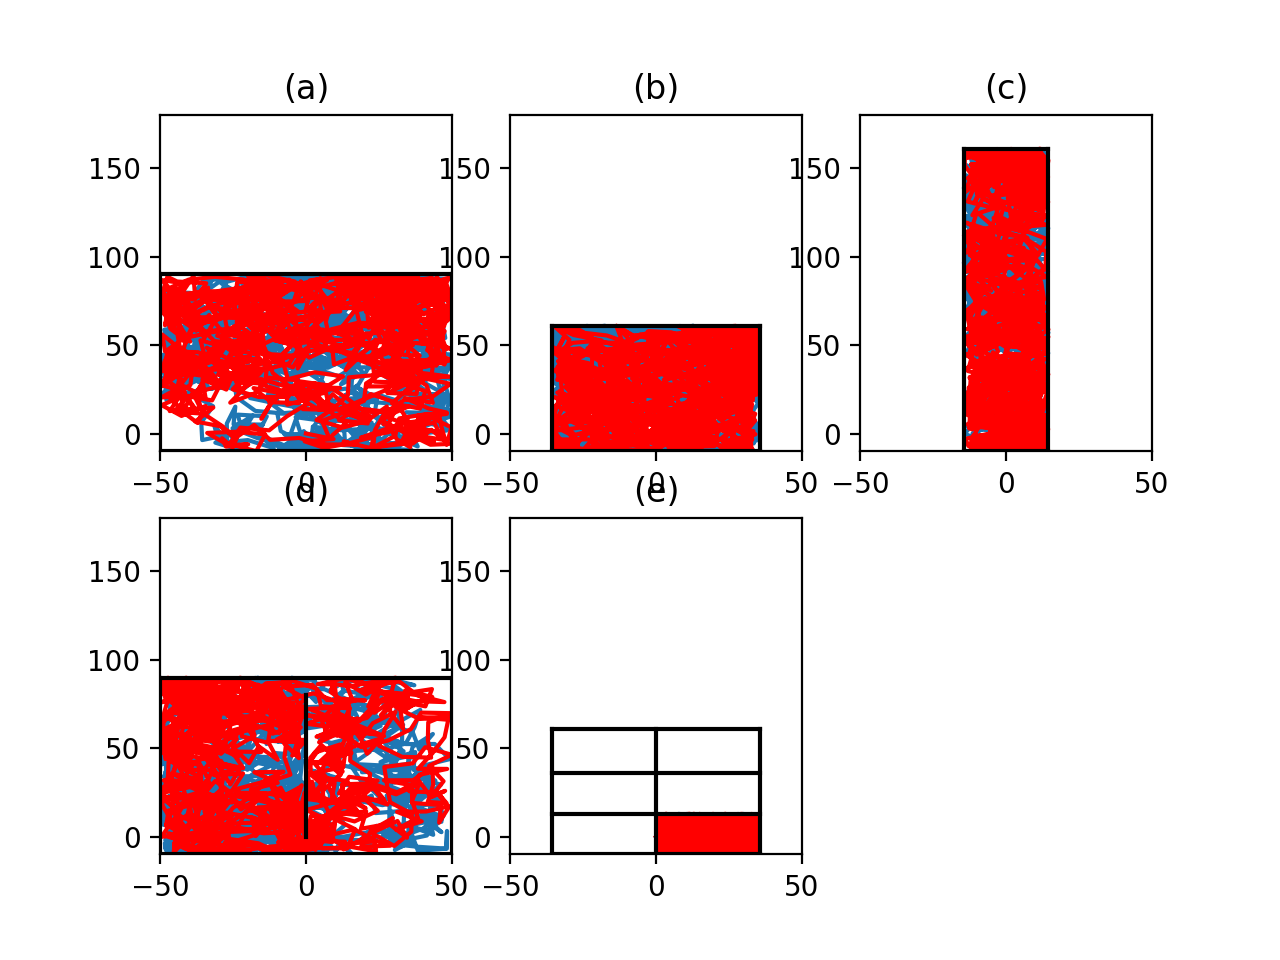

Write the Python code that produced this figure.
import numpy as np
from random import random
import matplotlib.pyplot as plt
from math import *
Stride = 10 #歩幅

#線分交差判定
def judge(p1,p2,p3,p4):#p1-p2 vs p3-p4
    t1 = (p1[0] - p2[0]) * (p3[1] - p1[1]) + (p1[1] - p2[1]) * (p1[0] - p3[0])
    t2 = (p1[0] - p2[0]) * (p4[1] - p1[1]) + (p1[1] - p2[1]) * (p1[0] - p4[0])
    t3 = (p3[0] - p4[0]) * (p1[1] - p3[1]) + (p3[1] - p4[1]) * (p3[0] - p1[0])
    t4 = (p3[0] - p4[0]) * (p2[1] - p3[1]) + (p3[1] - p4[1]) * (p3[0] - p2[0])
    return t1*t2<0 and t3*t4<0
#対称移動
def reflection(p1,p2,p3):#p1をp2-p3に対して対称移動させる
    p1 = np.array(p1)
    p2 = np.array(p2)
    p3 = np.array(p3)
    N = -1  
    v = (p3 - p2) / np.linalg.norm(p3 - p2)  # 直線の方向を表す単位ベクトル
    h = (p1 - p2) @ v * v + p2  # 点 P から直線に対して下ろした垂線
    Q = h + (p1 - h) * N  # N 倍した点
    return Q[0],Q[1]
#距離の計算
def distance(p1,p2):
    return np.sqrt((p1[0]-p2[0])**2+(p1[1]-p2[1])**2)

def randomwalk(N,walls,start):
    x_list=[0]
    y_list=[0]
    x=start[0]
    y=start[1]
    n=0
    while(n<N):
        theta=2.0*pi*random()#角度θ(0~2pi)
        nx = x+Stride*cos(theta) # x方向への移動。cos(θ)。
        ny = y+Stride*sin(theta) # y方向への移動。sin(θ)
        #壁と交わっていたらその壁に対して対称に反射する
        while(True):
            ischange=False
            for wall in walls:#wall:[p1,p2]
                if(judge([x,y],[nx,ny],wall[0],wall[1])):#交わっている
                    nx,ny=reflection([nx,ny],wall[0],wall[1])
                    ischange=True
            if(not ischange):
                break
        x_list.append (nx) # xの値をx_listに格納していく
        y_list.append(ny) # yの値をx_listに格納していく
        n+=distance([x,y],[nx,ny])
        x=nx
        y=ny
    return x_list,y_list #動いた履歴を返す

def randomwalk_with_count_collision(N,walls,start,first_walk):
    x_list=[0]
    y_list=[0]
    x=start[0]
    y=start[1]
    n=0
    collision=0
    while(n<N):
        theta=2.0*pi*random()#角度θ(0~2pi)
        nx = x+Stride*cos(theta) # x方向への移動。cos(θ)。
        ny = y+Stride*sin(theta) # y方向への移動。sin(θ)
        #壁と交わっていたらその壁に対して対称に反射する
        while(True):
            ischange=False
            for wall in walls:#wall:[p1,p2]
                if(judge([x,y],[nx,ny],wall[0],wall[1])):#交わっている
                    nx,ny=reflection([nx,ny],wall[0],wall[1])
                    ischange=True
            if(not ischange):
                break
        x_list.append (nx) # xの値をx_listに格納していく
        y_list.append(ny) # yの値をx_listに格納していく
        n+=distance([x,y],[nx,ny])
        #衝突回数を調べる
        for i in range( len(first_walk[0])-1 ):
            bx1=first_walk[0][i]
            bx2=first_walk[0][i+1]
            by1=first_walk[1][i]
            by2=first_walk[1][i+1]
            if(judge([x,y],[nx,ny],[bx1,by1],[bx2,by2])):
                collision+=1
        x=nx
        y=ny
    return x_list,y_list,collision #動いた履歴を返す


L=10000
S=10000





#standard  nest
standard=[
    [[-50,-10],[50,-10]],
    [[50,-10],[50,90]],
    [[50,90],[-50,90]],
    [[-50,90],[-50,-10]]
    ]
#half-size
halfsize=[
    [[-35.5,-10],[35.5,-10]],
    [[35.5,-10],[35.5,61]],
    [[35.5,61],[-35.5,61]],
    [[-35.5,61],[-35.5,-10]]
    ]
#half-size same length
halfsize2=[
    [[-14.5,-10],[14.5,-10]],
    [[14.5,-10],[14.5,161]],
    [[14.5,161],[-14.5,161]],
    [[-14.5,161],[-14.5,-10]]
    ]
#standard nest + wall
standard2=[
    [[-50,-10],[50,-10]],
    [[50,-10],[50,90]],
    [[50,90],[-50,90]],
    [[-50,90],[-50,-10]],
    [[0,0],[0,80]]#壁
    ]
#half-size + hole
halfsize3=[
    [[-35.5,-10],[35.5,-10]],
    [[35.5,-10],[35.5,61]],
    [[35.5,61],[-35.5,61]],
    [[-35.5,61],[-35.5,-10]],
    [[0,-10],[0,61]],#穴
    [[-35.5,13],[35.5,13]],#穴
    [[-35.5,36],[35.5,36]]#穴
    ]
try_size=100 #試行回数
walls_set=[standard,halfsize,halfsize2,standard2,halfsize3]
labels=["(a)","(b)","(c)","(d)","(e)"]
#plot
fig=plt.figure()
axs=[]
for i in range(5):
    axs.append( fig.add_subplot(2, 3, i+1) )
for label,walls,i in zip(labels,walls_set,list(range(5))):
    x_list1,y_list1=randomwalk(L,walls,[0,0])
    x_list2,y_list2,collision=randomwalk_with_count_collision(S,walls,[0,0],[x_list1,y_list1])
    axs[i].plot(x_list1,y_list1) # (x,y)のプロット
    axs[i].plot(x_list2,y_list2,color="red") # (x,y)のプロット
    for wall in walls:
        x,y=zip(*wall)
        axs[i].plot(x,y,color="black") # (x,y)のプロット
    axs[i].set_xlim([-50,50])  # x軸の範囲
    axs[i].set_ylim([-10,180]) # y軸の範囲
    axs[i].set_title(label)
plt.show()
#caluculate
for label,walls in zip(labels,walls_set):
    K_sum=0
    for i in range(try_size):
        x_list1,y_list1=randomwalk(L,walls,[1,0])
        x_list2,y_list2,collision=randomwalk_with_count_collision(S,walls,[1,0],[x_list1,y_list1])
        K_sum+=2*S*L/(pi*collision)
        #print("collison",collision)
        #print("theoretical collison",2*S*L/(pi*10000) )
        #print(i,end=",")
    print(label,K_sum/try_size)
